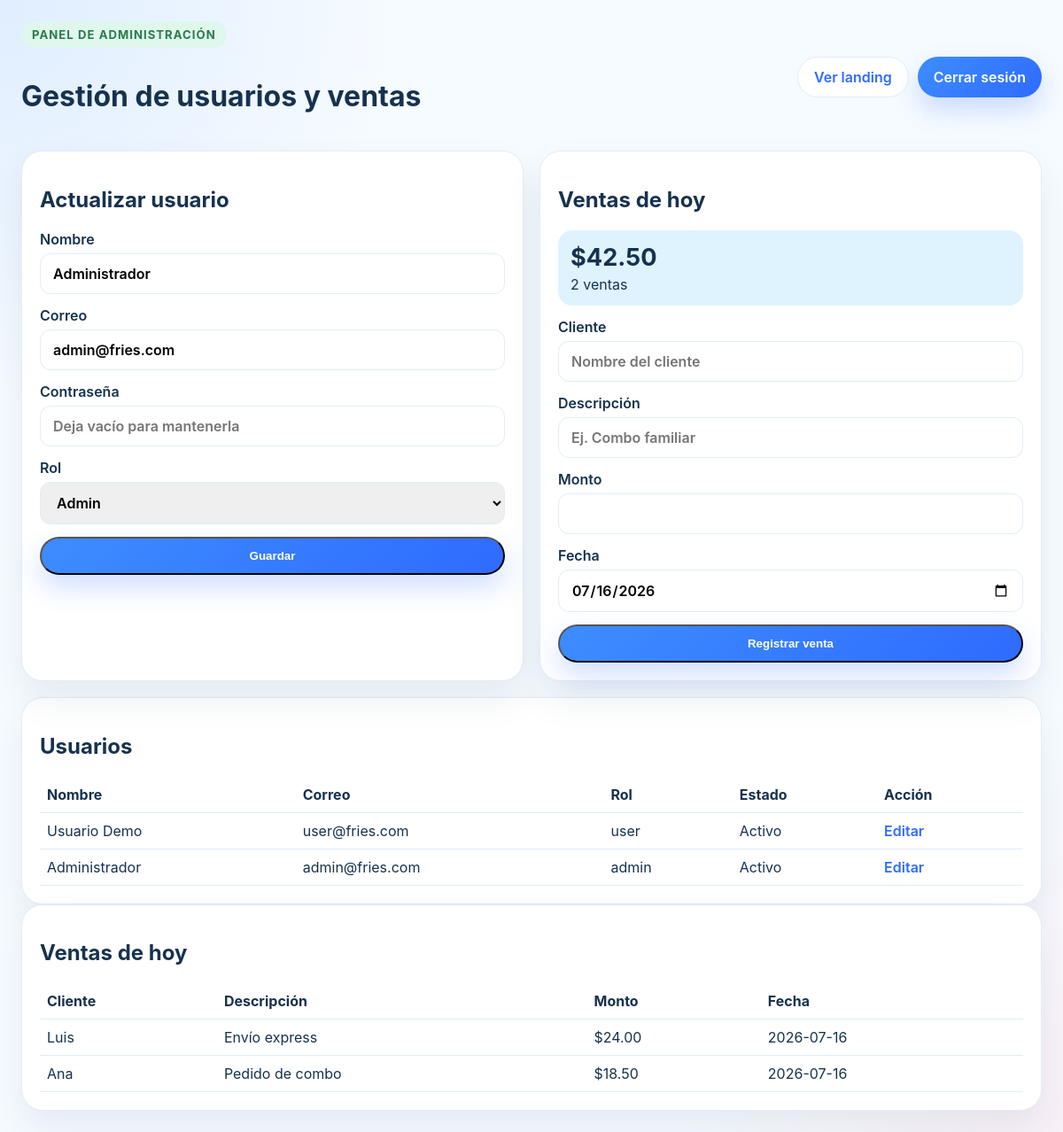
/dashboard.php?edit=1 (signed in), run on the app's committed database.
### tables this page shows
CREATE TABLE IF NOT EXISTS usuarios (
  id INT AUTO_INCREMENT PRIMARY KEY,
  nombre VARCHAR(100) NOT NULL,
  email VARCHAR(150) NOT NULL UNIQUE,
  password VARCHAR(255) NOT NULL,
  rol ENUM('admin','user') NOT NULL DEFAULT 'user',
  estado TINYINT(1) NOT NULL DEFAULT 1,
  created_at TIMESTAMP DEFAULT CURRENT_TIMESTAMP,
  updated_at TIMESTAMP DEFAULT CURRENT_TIMESTAMP ON UPDATE CURRENT_TIMESTAMP
);

CREATE TABLE IF NOT EXISTS ventas (
  id INT AUTO_INCREMENT PRIMARY KEY,
  cliente VARCHAR(150) DEFAULT NULL,
  descripcion VARCHAR(255) NOT NULL,
  monto DECIMAL(10,2) NOT NULL,
  fecha DATE NOT NULL,
  created_at TIMESTAMP DEFAULT CURRENT_TIMESTAMP
);

### dashboard.php (the view, shortened to what this page needs)
<?php
require_once __DIR__ . '/config.php';
if ($pdo === null) {
    $users = [];
    $sales = [];
    $dailySummary = ['total' => 0, 'cantidad' => 0];
} else {
    $editingId = !empty($_GET['edit']) ? (int) $_GET['edit'] : 0;
    $editingUser = null;
    if ($editingId > 0) {
        $stmt = $pdo->prepare('SELECT id, nombre, email, rol FROM usuarios WHERE id = ? LIMIT 1');
        $stmt->execute([$editingId]);
        $editingUser = $stmt->fetch();
    }
    $usersStmt = $pdo->query('SELECT id, nombre, email, rol, estado FROM usuarios ORDER BY id DESC');
    $users = $usersStmt->fetchAll();
    $today = date('Y-m-d');
    $summaryStmt = $pdo->prepare('SELECT SUM(monto) AS total, COUNT(*) AS cantidad FROM ventas WHERE fecha = ?');
    $summaryStmt->execute([$today]);
    $dailySummary = $summaryStmt->fetch();
    $salesStmt = $pdo->prepare('SELECT cliente, descripcion, monto, fecha FROM ventas WHERE fecha = ? ORDER BY id DESC');
    $salesStmt->execute([$today]);
    $sales = $salesStmt->fetchAll();
}
?>
<!DOCTYPE html>
<html lang="es">
<head>
  <link rel="stylesheet" href="styles.css" />
</head>
<body>
  <div class="dashboard-shell">
    <header class="dashboard-header">
      <div>
        <p class="eyebrow eyebrow-dark">Panel de administración</p>
        <h1>Gestión de usuarios y ventas</h1>
      </div>
      <div class="dashboard-actions">
        <a href="index.php" class="btn btn-secondary">Ver landing</a>
        <a href="logout.php" class="btn btn-primary">Cerrar sesión</a>
      </div>
    </header>
    <section class="dashboard-grid">
      <article class="panel">
        <h2><?= $editingUser ? 'Actualizar usuario' : 'Agregar usuario' ?></h2>
        <form action="dashboard.php" method="post" class="stack-form">
          <label class="field">
            <span>Nombre</span>
            <input type="text" name="nombre" value="<?= htmlspecialchars($editingUser['nombre'] ?? '') ?>" required />
          </label>
          <label class="field">
            <span>Correo</span>
            <input type="email" name="email" value="<?= htmlspecialchars($editingUser['email'] ?? '') ?>" required />
          </label>
          <label class="field">
            <span>Contraseña</span>
            <input type="password" name="password" placeholder="<?= $editingUser ? 'Deja vacío para mantenerla' : 'Mínimo 6 caracteres' ?>" />
          </label>
          <label class="field">
            <span>Rol</span>
            <select name="rol">
              <option value="admin" <?= (($editingUser['rol'] ?? 'user') === 'admin' ? 'selected' : '') ?>>Admin</option>
            </select>
          </label>
          <button type="submit" class="btn btn-primary">Guardar</button>
        </form>
      </article>
      <article class="panel">
        <h2>Ventas de hoy</h2>
        <div class="stats-card">
          <strong>$<?= number_format((float) ($dailySummary['total'] ?? 0), 2) ?></strong>
          <span><?= (int) ($dailySummary['cantidad'] ?? 0) ?> ventas</span>
        </div>
        <form action="dashboard.php" method="post" class="stack-form">
          <label class="field">
            <span>Cliente</span>
            <input type="text" name="cliente" placeholder="Nombre del cliente" />
          </label>
          <label class="field">
            <span>Descripción</span>
            <input type="text" name="descripcion" required placeholder="Ej. Combo familiar" />
          </label>
          <label class="field">
            <span>Monto</span>
            <input type="number" name="monto" step="0.01" min="0" required />
          </label>
          <label class="field">
            <span>Fecha</span>
            <input type="date" name="fecha" value="<?= date('Y-m-d') ?>" />
          </label>
          <button type="submit" class="btn btn-primary">Registrar venta</button>
        </form>
      </article>
    </section>
    <section class="panel table-panel">
      <h2>Usuarios</h2>
      <table>
        <thead>
          <tr>
            <th>Nombre</th>
            <th>Correo</th>
            <th>Rol</th>
            <th>Estado</th>
            <th>Acción</th>
          </tr>
        </thead>
        <tbody>
          <?php foreach ($users as $user): ?>
            <tr>
              <td><?= htmlspecialchars($user['nombre']) ?></td>
              <td><?= htmlspecialchars($user['email']) ?></td>
              <td><?= htmlspecialchars($user['rol']) ?></td>
              <td><?= (int) $user['estado'] === 1 ? 'Activo' : 'Inactivo' ?></td>
              <td><a href="dashboard.php?edit=<?= (int) $user['id'] ?>" class="link-action">Editar</a></td>
            </tr>
          <?php endforeach; ?>
        </tbody>
      </table>
    </section>
    <section class="panel table-panel">
      <h2>Ventas de hoy</h2>
      <table>
        <thead>
          <tr>
            <th>Cliente</th>
            <th>Descripción</th>
            <th>Monto</th>
            <th>Fecha</th>
          </tr>
        </thead>
        <tbody>
          <?php foreach ($sales as $sale): ?>
            <tr>
              <td><?= htmlspecialchars($sale['cliente'] ?? '-') ?></td>
              <td><?= htmlspecialchars($sale['descripcion']) ?></td>
              <td>$<?= number_format((float) $sale['monto'], 2) ?></td>
              <td><?= htmlspecialchars($sale['fecha']) ?></td>
            </tr>
          <?php endforeach; ?>
        </tbody>
      </table>
    </section>
  </div>
</body>
</html>

### styles.css (style rules this page uses)
:root { --bg: #f6fbff; --surface: #ffffff; --surface-soft: #eef8ff; --text: #16324f; --muted: #63829d; --accent: #3d8dff; --accent-strong: #2f6bff; --accent-soft: #dff3ff; --pink: #ffd6e6; --mint: #dff7ec; --border: #e1edf7; --shadow: 0 20px 40px rgba(22, 50, 79, 0.08); }
* { box-sizing: border-box; }
body { margin: 0; font-family: 'Inter', sans-serif; color: var(--text); background: radial-gradient(circle at top left, rgba(61, 141, 255, 0.12), transparent 26%), radial-gradient(circle at bottom right, rgba(255, 214, 230, 0.3), transparent 24%), var(--bg); min-height: 100vh; }
.eyebrow { display: inline-block; margin: 0 0 14px; padding: 7px 12px; border-radius: 999px; background: var(--accent-soft); color: var(--accent-strong); font-size: 0.82rem; font-weight: 700; letter-spacing: 0.08em; text-transform: uppercase; }
.eyebrow-dark { background: var(--mint); color: #2b7a4f; }
.btn { display: inline-flex; align-items: center; justify-content: center; padding: 12px 18px; border-radius: 999px; text-decoration: none; font-weight: 600; transition: transform 180ms ease, box-shadow 180ms ease; }
.btn-primary { background: linear-gradient(135deg, var(--accent), var(--accent-strong)); color: white; box-shadow: 0 14px 30px rgba(47, 107, 255, 0.22); }
.btn-secondary { color: var(--accent-strong); background: var(--surface); border: 1px solid var(--border); }
.auth-card, .panel { background: var(--surface); border: 1px solid var(--border); border-radius: 24px; box-shadow: var(--shadow); }
.auth-form, .stack-form { display: grid; gap: 14px; }
.field { display: grid; gap: 6px; color: var(--text); font-weight: 600; }
.field input, .field select { border: 1px solid var(--border); border-radius: 12px; padding: 12px 14px; font: inherit; }
.auth-links a, .link-action { color: var(--accent-strong); text-decoration: none; font-weight: 600; }
.dashboard-shell { max-width: 1200px; margin: 0 auto; padding: 24px; }
.dashboard-header { display: flex; justify-content: space-between; align-items: center; gap: 16px; margin-bottom: 20px; }
.dashboard-actions { display: flex; gap: 10px; flex-wrap: wrap; }
.dashboard-grid { display: grid; grid-template-columns: repeat(2, minmax(0, 1fr)); gap: 18px; margin-bottom: 18px; }
.panel { padding: 20px; }
.stats-card { display: flex; flex-direction: column; gap: 4px; padding: 14px; border-radius: 16px; background: var(--accent-soft); margin-bottom: 14px; }
.stats-card strong { font-size: 1.7rem; }
.table-panel table { width: 100%; border-collapse: collapse; }
.table-panel th, .table-panel td { text-align: left; padding: 10px 8px; border-bottom: 1px solid var(--border); }

### data on the page
usuarios: nombre "Administrador", email "admin@fries.com", rol "Admin", rol "admin", estado "Activo"
usuarios: nombre "Usuario Demo", email "user@fries.com", rol "user", estado "Activo"
ventas: cliente "Luis", descripcion "Envío express", monto "24.00", fecha "2026-07-16"
ventas: cliente "Ana", descripcion "Pedido de combo", monto "18.50", fecha "2026-07-16"

### other printed values
$dailySummary['total'] "42.50"
$dailySummary['cantidad'] "2"
